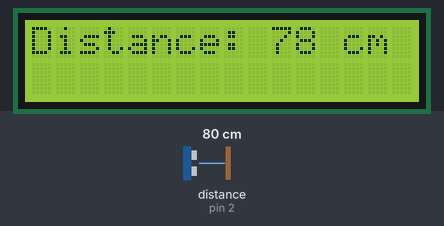
Simulated run of this sketch. Board: Arduino Uno, built with avr-gcc and run on an emulated ATmega328P. On the bench: 16×2 character LCD. Wiring (inferred from the names in the program): ultrasonic range finder: trigger pin 3; echo pin 2. Inputs (shaded band) come from the test bench; at power-on: distance to the obstacle (sensor on pin 2) 80 cm. The echo pulse lasts 58.3 µs per cm; what the sketch prints to the serial monitor is not drawn.

Above: at 1.2 s.
1.3 s: distance to the obstacle (sensor on pin 2) set to 2 cm
At 2.6 s:
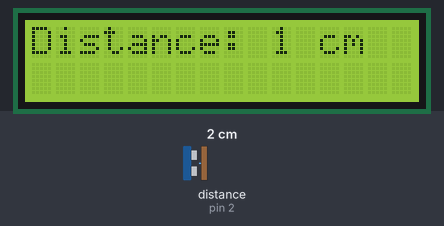
5.4 s: distance to the obstacle (sensor on pin 2) set to 4 cm
At 7.0 s:
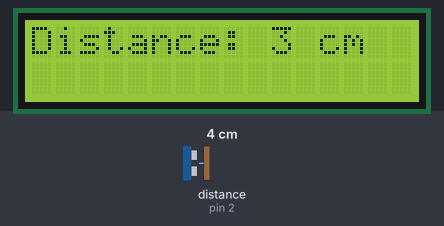
8.7 s: distance to the obstacle (sensor on pin 2) set to 9 cm
At 10.0 s:
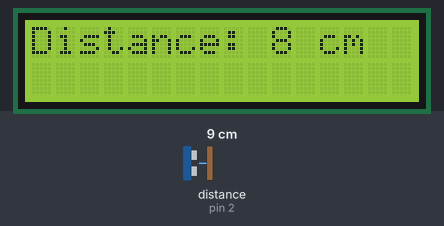
Timing chart, 0 to 11.7 s (numbered marks = the images above; inputs shaded):
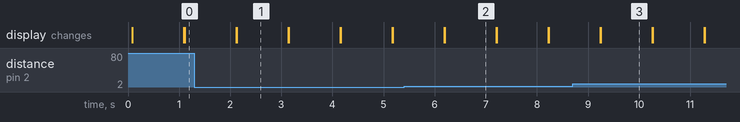

Measured:
- after the input at 1.3 s, the display: first differs from a run without the input after 0.83 s (image 1)
- after the input at 5.4 s, the display: first differs from a run without the input after 0.80 s (image 2)
- after the input at 8.7 s, the display: first differs from a run without the input after 0.55 s (image 3)
- what the display in image 1 shows lasts 1.0 s, from 2.1 s to 3.1 s

The sketch:

program_2.ino.ino
```cpp
#include <Wire.h>
#include <LiquidCrystal_I2C.h>

LiquidCrystal_I2C lcd(0x27, 16, 2); // Initialize the LCD with I2C address 0x27, 16 columns, and 2 rows
const int trigPin = 3; // Trig pin for the ultrasonic sensor
const int echoPin = 2; // Echo pin for the ultrasonic sensor

long duration; // Duration of the pulse
int distance; // Calculated distance in cm

void setup() {
  lcd.begin(); // Initializes the interface to the LCD display
  lcd.backlight(); // Turns on the LCD backlight
  pinMode(trigPin, OUTPUT); // Sets the trig pin as an output
  pinMode(echoPin, INPUT); // Sets the echo pin as an input
  Serial.begin(9600); // Initializes serial communication at 9600 baud
}

void loop() {
  lcd.clear(); // Clears the LCD screen

  digitalWrite(trigPin, LOW); // Sets the trig pin low to prepare for the next pulse
  delayMicroseconds(2); // Small delay to ensure the trig pin is stable
  digitalWrite(trigPin, HIGH); // Sends a high pulse to the trig pin
  delayMicroseconds(10); // Keeps the trig pin high for 10 microseconds
  digitalWrite(trigPin, LOW); // Sets the trig pin low to stop sending the pulse

  duration = pulseIn(echoPin, HIGH); // Measures the time it takes for the pulse to return
  distance = duration * 0.0340 / 2; // Calculates the distance based on the duration

  Serial.print("Distance: "); // Prints the distance to the serial monitor
  Serial.println(distance); // Prints the measured distance

  lcd.setCursor(0, 0); // Sets the cursor to the first column of the first row
  lcd.print("Distance: "); // Prints the text "Distance: "
  lcd.print(distance); // Prints the measured distance
  lcd.print(" cm"); // Adds the unit "cm" to the display

  delay(1000); // Waits for 1 second before repeating the loop
}
```
